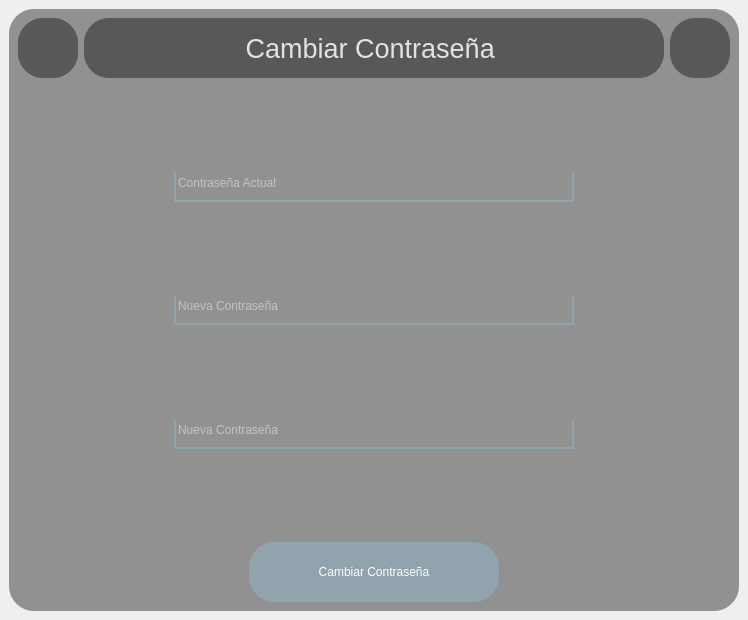
<?xml version="1.0" encoding="UTF-8"?>
<ui version="4.0">
 <class>MainWindow</class>
 <widget class="QMainWindow" name="MainWindow">
  <property name="geometry">
   <rect>
    <x>0</x>
    <y>0</y>
    <width>748</width>
    <height>620</height>
   </rect>
  </property>
  <property name="windowTitle">
   <string>MainWindow</string>
  </property>
  <widget class="QWidget" name="centralwidget">
   <layout class="QVBoxLayout" name="verticalLayout_3">
    <item>
     <widget class="QFrame" name="frame">
      <property name="styleSheet">
       <string notr="true">background-color:rgba(0,0,0,100);
border-radius:25px;</string>
      </property>
      <property name="frameShape">
       <enum>QFrame::StyledPanel</enum>
      </property>
      <property name="frameShadow">
       <enum>QFrame::Raised</enum>
      </property>
      <layout class="QVBoxLayout" name="verticalLayout_2">
       <item>
        <layout class="QHBoxLayout" name="horizontalLayout">
         <item>
          <widget class="QPushButton" name="bt_menu">
           <property name="minimumSize">
            <size>
             <width>60</width>
             <height>60</height>
            </size>
           </property>
           <property name="maximumSize">
            <size>
             <width>60</width>
             <height>60</height>
            </size>
           </property>
           <property name="styleSheet">
            <string notr="true">QPushButton{
border-radius:25px;
}

QPushButton:hover{
color:white;
background-color:rgb(145, 200, 228);

}
</string>
           </property>
           <property name="text">
            <string/>
           </property>
           <property name="icon">
            <iconset>
             <normaloff>ELEMENTOS GRAFICOS/menu.png</normaloff>ELEMENTOS GRAFICOS/menu.png</iconset>
           </property>
           <property name="iconSize">
            <size>
             <width>38</width>
             <height>38</height>
            </size>
           </property>
          </widget>
         </item>
         <item>
          <widget class="QLabel" name="label_3">
           <property name="minimumSize">
            <size>
             <width>60</width>
             <height>60</height>
            </size>
           </property>
           <property name="font">
            <font>
             <pointsize>20</pointsize>
            </font>
           </property>
           <property name="styleSheet">
            <string notr="true">color:rgba(255,255,255,210);</string>
           </property>
           <property name="text">
            <string>Cambiar Contraseña </string>
           </property>
           <property name="alignment">
            <set>Qt::AlignCenter</set>
           </property>
          </widget>
         </item>
         <item>
          <widget class="QPushButton" name="bt_salir">
           <property name="minimumSize">
            <size>
             <width>60</width>
             <height>60</height>
            </size>
           </property>
           <property name="maximumSize">
            <size>
             <width>60</width>
             <height>60</height>
            </size>
           </property>
           <property name="styleSheet">
            <string notr="true">QPushButton{
border-radius:25px;
}

QPushButton:hover{
color:white;
background-color:rgb(145, 200, 228);

}
</string>
           </property>
           <property name="text">
            <string/>
           </property>
           <property name="icon">
            <iconset>
             <normaloff>ELEMENTOS GRAFICOS/exit-fill.png</normaloff>ELEMENTOS GRAFICOS/exit-fill.png</iconset>
           </property>
           <property name="iconSize">
            <size>
             <width>38</width>
             <height>38</height>
            </size>
           </property>
          </widget>
         </item>
        </layout>
       </item>
       <item>
        <layout class="QHBoxLayout" name="horizontalLayout_3">
         <item>
          <spacer name="horizontalSpacer_3">
           <property name="orientation">
            <enum>Qt::Horizontal</enum>
           </property>
           <property name="sizeHint" stdset="0">
            <size>
             <width>40</width>
             <height>20</height>
            </size>
           </property>
          </spacer>
         </item>
         <item>
          <layout class="QVBoxLayout" name="verticalLayout">
           <item>
            <spacer name="verticalSpacer_4">
             <property name="orientation">
              <enum>Qt::Vertical</enum>
             </property>
             <property name="sizeHint" stdset="0">
              <size>
               <width>20</width>
               <height>40</height>
              </size>
             </property>
            </spacer>
           </item>
           <item>
            <widget class="QLineEdit" name="txt_passwordOld">
             <property name="minimumSize">
              <size>
               <width>400</width>
               <height>30</height>
              </size>
             </property>
             <property name="maximumSize">
              <size>
               <width>400</width>
               <height>30</height>
              </size>
             </property>
             <property name="styleSheet">
              <string notr="true">background-color:rgba(0,0,0,0); 
border:none;
border-bottom:2px solid rgba(145, 200, 228,80);
color:rgba(255,255,255,230);
padding-bottom:7px;
border-left:2px solid  rgba(145, 200, 228,80);
border-right:2px solid  rgba(145, 200, 228,80);
font: 75 14pt &quot;Hack Nerd Font&quot;;</string>
             </property>
             <property name="text">
              <string/>
             </property>
             <property name="placeholderText">
              <string>Contraseña Actual</string>
             </property>
            </widget>
           </item>
           <item>
            <spacer name="verticalSpacer">
             <property name="orientation">
              <enum>Qt::Vertical</enum>
             </property>
             <property name="sizeHint" stdset="0">
              <size>
               <width>20</width>
               <height>40</height>
              </size>
             </property>
            </spacer>
           </item>
           <item>
            <widget class="QLineEdit" name="txt_passwordNew">
             <property name="minimumSize">
              <size>
               <width>400</width>
               <height>30</height>
              </size>
             </property>
             <property name="maximumSize">
              <size>
               <width>400</width>
               <height>30</height>
              </size>
             </property>
             <property name="styleSheet">
              <string notr="true">background-color:rgba(0,0,0,0); 
border:none;
border-bottom:2px solid rgba(145, 200, 228,80);
color:rgba(255,255,255,230);
padding-bottom:7px;
border-left:2px solid  rgba(145, 200, 228,80);
border-right:2px solid  rgba(145, 200, 228,80);
font: 75 14pt &quot;Hack Nerd Font&quot;;</string>
             </property>
             <property name="text">
              <string/>
             </property>
             <property name="placeholderText">
              <string>Nueva Contraseña</string>
             </property>
            </widget>
           </item>
           <item>
            <spacer name="verticalSpacer_2">
             <property name="orientation">
              <enum>Qt::Vertical</enum>
             </property>
             <property name="sizeHint" stdset="0">
              <size>
               <width>20</width>
               <height>40</height>
              </size>
             </property>
            </spacer>
           </item>
           <item>
            <widget class="QLineEdit" name="txt_passowrdRepeat">
             <property name="minimumSize">
              <size>
               <width>400</width>
               <height>30</height>
              </size>
             </property>
             <property name="maximumSize">
              <size>
               <width>400</width>
               <height>30</height>
              </size>
             </property>
             <property name="styleSheet">
              <string notr="true">background-color:rgba(0,0,0,0); 
border:none;
border-bottom:2px solid rgba(145, 200, 228,80);
color:rgba(255,255,255,230);
padding-bottom:7px;
border-left:2px solid  rgba(145, 200, 228,80);
border-right:2px solid  rgba(145, 200, 228,80);
font: 75 14pt &quot;Hack Nerd Font&quot;;</string>
             </property>
             <property name="text">
              <string/>
             </property>
             <property name="placeholderText">
              <string>Nueva Contraseña</string>
             </property>
            </widget>
           </item>
           <item>
            <spacer name="verticalSpacer_3">
             <property name="orientation">
              <enum>Qt::Vertical</enum>
             </property>
             <property name="sizeHint" stdset="0">
              <size>
               <width>20</width>
               <height>40</height>
              </size>
             </property>
            </spacer>
           </item>
          </layout>
         </item>
         <item>
          <spacer name="horizontalSpacer_4">
           <property name="orientation">
            <enum>Qt::Horizontal</enum>
           </property>
           <property name="sizeHint" stdset="0">
            <size>
             <width>40</width>
             <height>20</height>
            </size>
           </property>
          </spacer>
         </item>
        </layout>
       </item>
       <item>
        <layout class="QHBoxLayout" name="horizontalLayout_2">
         <item>
          <spacer name="horizontalSpacer">
           <property name="orientation">
            <enum>Qt::Horizontal</enum>
           </property>
           <property name="sizeHint" stdset="0">
            <size>
             <width>40</width>
             <height>20</height>
            </size>
           </property>
          </spacer>
         </item>
         <item>
          <widget class="QPushButton" name="bt_passwordChange">
           <property name="minimumSize">
            <size>
             <width>250</width>
             <height>60</height>
            </size>
           </property>
           <property name="maximumSize">
            <size>
             <width>250</width>
             <height>60</height>
            </size>
           </property>
           <property name="styleSheet">
            <string notr="true">QPushButton{
border-radius:25px;
font: italic 14pt &quot;Hack Nerd Font&quot;;
color:white;
background-color:rgba(145, 200, 228,80);
}

QPushButton:hover{
color:white;
background-color:rgb(145, 200, 228);

}

</string>
           </property>
           <property name="text">
            <string>Cambiar Contraseña</string>
           </property>
           <property name="iconSize">
            <size>
             <width>38</width>
             <height>38</height>
            </size>
           </property>
          </widget>
         </item>
         <item>
          <spacer name="horizontalSpacer_2">
           <property name="orientation">
            <enum>Qt::Horizontal</enum>
           </property>
           <property name="sizeHint" stdset="0">
            <size>
             <width>40</width>
             <height>20</height>
            </size>
           </property>
          </spacer>
         </item>
        </layout>
       </item>
      </layout>
      <zorder>bt_salir</zorder>
      <zorder>txt_passwordOld</zorder>
      <zorder>label_3</zorder>
      <zorder>bt_menu</zorder>
      <zorder>txt_passwordNew</zorder>
      <zorder>txt_passowrdRepeat</zorder>
      <zorder>bt_passwordChange</zorder>
      <zorder>verticalSpacer</zorder>
      <zorder>verticalSpacer_2</zorder>
      <zorder>verticalSpacer_3</zorder>
      <zorder>verticalSpacer_4</zorder>
      <zorder>horizontalSpacer</zorder>
      <zorder>horizontalSpacer_2</zorder>
      <zorder>horizontalSpacer_3</zorder>
      <zorder>horizontalSpacer_4</zorder>
     </widget>
    </item>
   </layout>
  </widget>
 </widget>
 <resources/>
 <connections/>
</ui>
